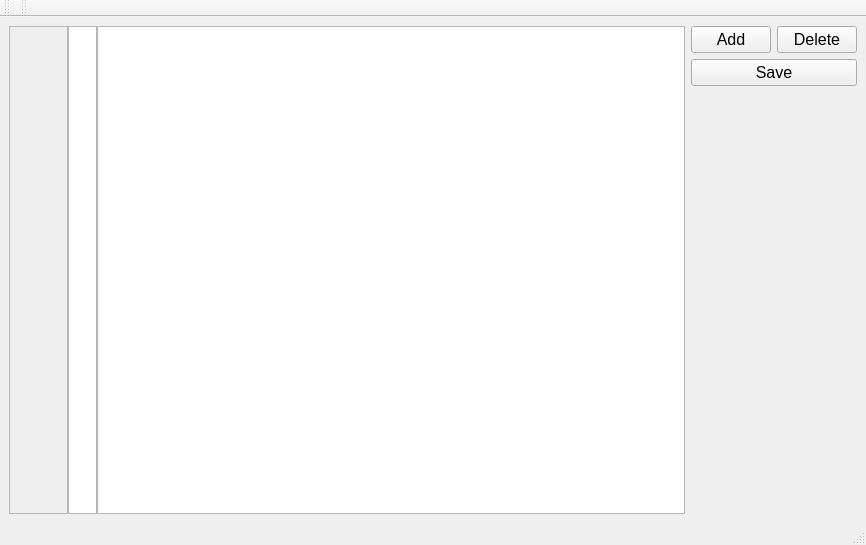
<?xml version="1.0" encoding="UTF-8"?>
<ui version="4.0">
 <class>MainWindow</class>
 <widget class="QMainWindow" name="MainWindow">
  <property name="geometry">
   <rect>
    <x>0</x>
    <y>0</y>
    <width>866</width>
    <height>545</height>
   </rect>
  </property>
  <property name="windowTitle">
   <string>MainWindow</string>
  </property>
  <widget class="QWidget" name="centralwidget">
   <layout class="QVBoxLayout" name="verticalLayout_3">
    <item>
     <layout class="QHBoxLayout" name="horizontalLayout">
      <item>
       <layout class="QHBoxLayout" name="horizontalLayout_2" stretch="2,1,20">
        <property name="spacing">
         <number>0</number>
        </property>
        <item>
         <widget class="QListWidget" name="numListWidget_2">
          <property name="enabled">
           <bool>false</bool>
          </property>
          <property name="sizePolicy">
           <sizepolicy hsizetype="Ignored" vsizetype="Ignored">
            <horstretch>0</horstretch>
            <verstretch>0</verstretch>
           </sizepolicy>
          </property>
          <property name="font">
           <font>
            <pointsize>12</pointsize>
           </font>
          </property>
         </widget>
        </item>
        <item>
         <widget class="QListWidget" name="typeListWidge">
          <property name="sizePolicy">
           <sizepolicy hsizetype="Ignored" vsizetype="Ignored">
            <horstretch>0</horstretch>
            <verstretch>0</verstretch>
           </sizepolicy>
          </property>
          <property name="selectionMode">
           <enum>QAbstractItemView::SelectionMode::NoSelection</enum>
          </property>
         </widget>
        </item>
        <item>
         <widget class="QListWidget" name="listWidget">
          <property name="enabled">
           <bool>true</bool>
          </property>
          <property name="font">
           <font>
            <pointsize>12</pointsize>
           </font>
          </property>
          <property name="mouseTracking">
           <bool>false</bool>
          </property>
          <property name="styleSheet">
           <string notr="true">QListWidget::item:selected {
    /* 선택 배경색 (기존 주황색 대체) */
    background-color: darkgray; 
    color: black; 

    /* 💡 핵심: 점선 테두리 추가 */
    /* border: 2px dotted #0000FF; 2px 두께, dotted 스타일, 파란색 */

    /* (선택 사항) 테두리가 배경색과 겹치지 않게 패딩 추가 */
    padding: -2px; 
}</string>
          </property>
          <property name="dragDropMode">
           <enum>QAbstractItemView::DragDropMode::InternalMove</enum>
          </property>
          <property name="selectionMode">
           <enum>QAbstractItemView::SelectionMode::ExtendedSelection</enum>
          </property>
          <property name="textElideMode">
           <enum>Qt::TextElideMode::ElideLeft</enum>
          </property>
         </widget>
        </item>
       </layout>
      </item>
      <item>
       <layout class="QVBoxLayout" name="verticalLayout" stretch="1,1,6">
        <item>
         <layout class="QHBoxLayout" name="horizontalLayout_3">
          <item>
           <widget class="QPushButton" name="pushButton_2">
            <property name="font">
             <font>
              <pointsize>12</pointsize>
             </font>
            </property>
            <property name="text">
             <string>Add</string>
            </property>
           </widget>
          </item>
          <item>
           <widget class="QPushButton" name="pushButton">
            <property name="font">
             <font>
              <pointsize>12</pointsize>
             </font>
            </property>
            <property name="text">
             <string>Delete</string>
            </property>
           </widget>
          </item>
         </layout>
        </item>
        <item>
         <layout class="QHBoxLayout" name="horizontalLayout_4">
          <item>
           <widget class="QPushButton" name="pushButton_3">
            <property name="font">
             <font>
              <pointsize>12</pointsize>
             </font>
            </property>
            <property name="text">
             <string>Save</string>
            </property>
           </widget>
          </item>
         </layout>
        </item>
        <item>
         <spacer name="verticalSpacer">
          <property name="orientation">
           <enum>Qt::Orientation::Vertical</enum>
          </property>
          <property name="sizeHint" stdset="0">
           <size>
            <width>20</width>
            <height>40</height>
           </size>
          </property>
         </spacer>
        </item>
       </layout>
      </item>
     </layout>
    </item>
   </layout>
  </widget>
  <widget class="QMenuBar" name="menubar">
   <property name="geometry">
    <rect>
     <x>0</x>
     <y>0</y>
     <width>866</width>
     <height>22</height>
    </rect>
   </property>
  </widget>
  <widget class="QStatusBar" name="statusbar"/>
  <widget class="QToolBar" name="toolBar">
   <property name="windowTitle">
    <string>toolBar</string>
   </property>
   <attribute name="toolBarArea">
    <enum>TopToolBarArea</enum>
   </attribute>
   <attribute name="toolBarBreak">
    <bool>false</bool>
   </attribute>
  </widget>
  <widget class="QToolBar" name="toolBar_2">
   <property name="windowTitle">
    <string>toolBar_2</string>
   </property>
   <attribute name="toolBarArea">
    <enum>TopToolBarArea</enum>
   </attribute>
   <attribute name="toolBarBreak">
    <bool>false</bool>
   </attribute>
  </widget>
 </widget>
 <resources/>
 <connections/>
</ui>
